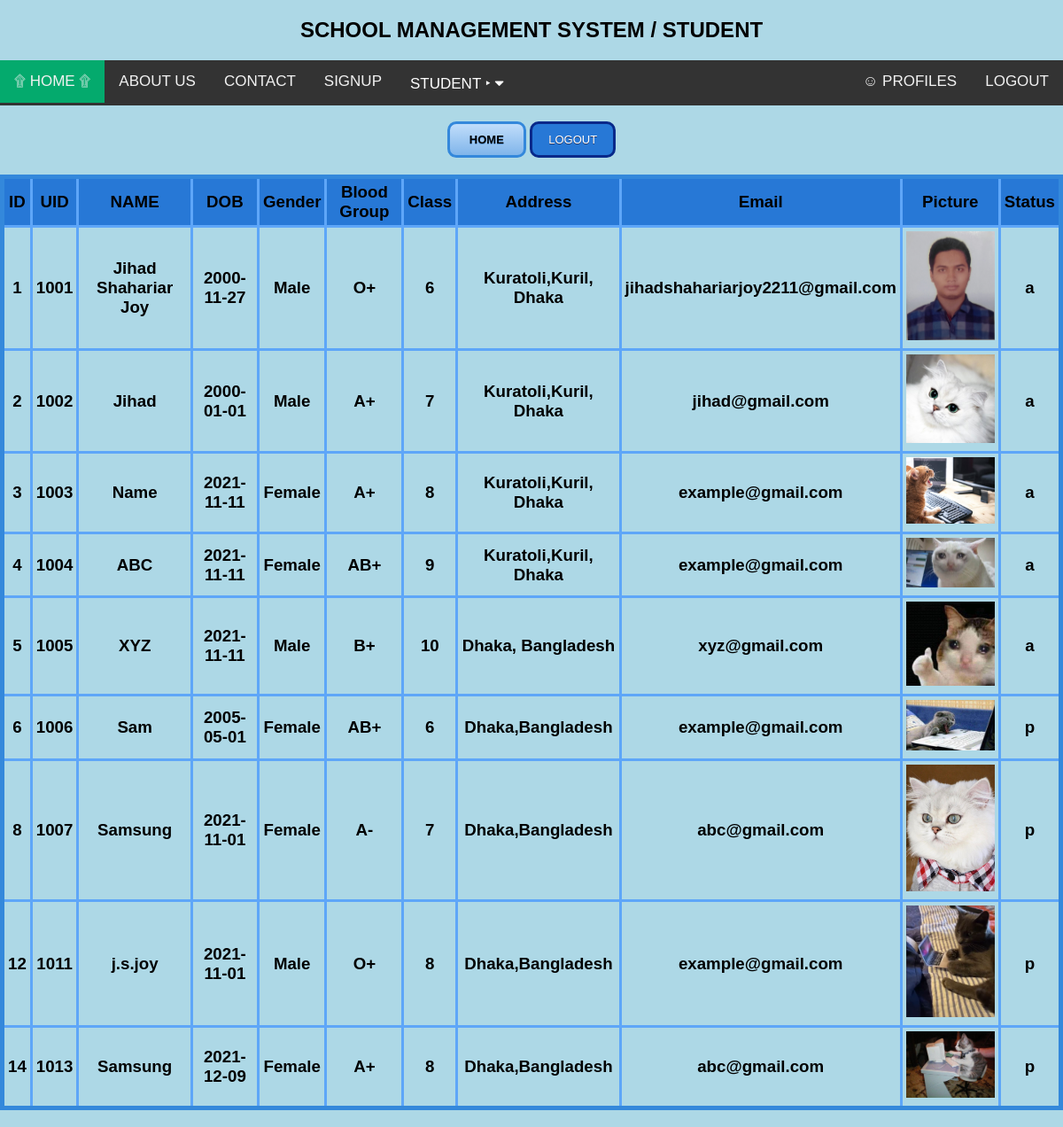
/views/student-list.php (signed in), run on the app's committed database.
### tables this page shows
CREATE TABLE `users` (
  `id` int(10) NOT NULL,
  `uid` varchar(10) NOT NULL,
  `password` varchar(20) NOT NULL,
  `name` varchar(50) NOT NULL,
  `dob` varchar(20) NOT NULL,
  `gender` varchar(10) NOT NULL,
  `bloodgrp` varchar(10) DEFAULT NULL,
  `class` int(10) DEFAULT NULL,
  `address` varchar(100) NOT NULL,
  `email` varchar(50) NOT NULL,
  `picture` text NOT NULL,
  `type` varchar(10) NOT NULL,
  `status` varchar(10) NOT NULL
);

### model/studentsModel.php (called while the page is built, shortened)
<?php
	function getAllStudents(){
		$con = getConnection();
		$sql = "select * from users where type='s'";
		$result = mysqli_query($con, $sql);
		return $result;
	}
?>

### views/student-list.php (the view, shortened to what this page needs)
<?php
   if(isset($_COOKIE['flag'])){
		include('header.php');
		require_once('../model/studentsModel.php');
	$result = getAllStudents();
?>
<!DOCTYPE html>
<html>
<head>
</head>
<body>
	<br>
	<center>
		<a href="home.php" class="lightBlueButton">HOME</a>
		<a href="../controller/logout.php" class="darkBlueButton">LOGOUT</a>
	</center>
		<h3><table border="5" align="center" width="100%" cellspacing="4" cellpadding="4" class="customTable">
		<thead>
		<tr>
			<th height="40px">ID</th>
			<th>UID</th>
			<th>NAME</th>
			<th>DOB</th>
			<th>Gender</th>
			<th>Blood Group</th>
			<th>Class</th>
			<th>Address</th>
			<th>Email</th>
			<th>Picture</th>
			<th>Status</th>
		</tr>
		</thead>
		<?php while($data =mysqli_fetch_assoc($result)){ ?>
				<tbody>
				<tr>
					<td><?=$data['id']?></td>
					<td><?=$data['uid']?></td>
					<td><?=$data['name']?></td>
					<td><?=$data['dob']?></td>
					<td><?=$data['gender']?></td>
					<td><?=$data['bloodgrp']?></td>
					<td><?=$data['class']?></td>
					<td><?=$data['address']?></td>
					<td><?=$data['email']?></td>
					<td><img src="../assets/<?=$data['picture']?>" hight="100px" width="100px"></td>
					<td><?=$data['status']?></td>
				</tr>
				</tbody>
		<?php } ?>
	</table></h3>
</body>
</html>
<?php
}else{
 	header('location: login.html');
 }
?>

### views/header.php (shortened to what this page needs)
<!DOCTYPE html>
<html>
<head>
<link rel="stylesheet" href="https://cdnjs.cloudflare.com/ajax/libs/font-awesome/4.7.0/css/font-awesome.min.css">
</head>
<body>
  <h2><center>SCHOOL MANAGEMENT SYSTEM / STUDENT</center></h2>
<div class="topnav" id="myTopnav">
  <a href="home.php" class="active">۩ HOME ۩</a>
  <a href="about-us.php">ABOUT US</a>
  <a href="contact-us.php">CONTACT</a>
  <a href="signup.php">SIGNUP</a>
  <div class="dropdown">
    <button class="dropbtn">STUDENT ‣
      <i class="fa fa-caret-down"></i>
    </button>
  </div>
  <div class="topnav-right">
  <a href="profiles.php"> ☺ PROFILES </a>
  <a href="../controller/logout.php">LOGOUT</a>
</div>
 </div>
</body>
</html>

### views/header.php (style rules this page uses)
body { margin:0;font-family:Arial }
body { background-color: lightblue; }
.topnav { overflow: hidden; background-color: #333; }
.topnav a { float: left; display: block; color: #f2f2f2; text-align: center; padding: 14px 16px; text-decoration: none; font-size: 17px; }
.active { background-color: #04AA6D; color: white; }
.topnav-right { float: right; }
.dropdown { float: left; overflow: hidden; }
.dropdown .dropbtn { font-size: 17px; border: none; outline: none; color: white; padding: 14px 16px; background-color: inherit; font-family: inherit; margin: 0; }

### views/student-list.php (style rules this page uses)
.lightBlueButton { box-shadow:inset 0px 0px 0px 0px #dcecfb; background:linear-gradient(to bottom, #bddbfa 5%, #80b5ea 100%); background-color:#bddbfa; border-radius:10px; border:3px solid #3488db; display:inline-block; cursor:pointer; color:#ffffff; font-family:Arial; color: black; font-size:13px; font-weight:bold; padding:10px 22px; text-decoration:none; text-shadow:0px 1px 0px #528ecc; }
.darkBlueButton { background-color:#2778d6; border-radius:10px; border:3px solid #08298a; display:inline-block; cursor:pointer; color:#ffffff; font-family:Arial; font-size:13px; padding:10px 18px; text-decoration:none; text-shadow:0px 1px 0px #283966; }
table.customTable { border-collapse: collapse; border-width: 5px; border-color: #3488db; border-style: solid; color: #000000; }
table.customTable td, table.customTable th { border-width: 3px; border-color: #5EA6F8; border-style: solid; text-align: center; }
table.customTable thead { background-color: #2778d6; }

### data on the page
users: id "1", uid "1001", name "Jihad Shahariar Joy", dob "2000-11-27", gender "Male", bloodgrp "O+", class "6", address "Kuratoli,Kuril, Dhaka", email "jihadshahariarjoy2211@gmail.com", picture (picture), status "a"
users: id "2", uid "1002", name "Jihad", dob "2000-01-01", gender "Male", bloodgrp "A+", class "7", address "Kuratoli,Kuril, Dhaka", email "jihad@gmail.com", picture (picture), status "a"
users: id "3", uid "1003", name "Name", dob "2021-11-11", gender "Female", bloodgrp "A+", class "8", address "Kuratoli,Kuril, Dhaka", email "example@gmail.com", picture (picture), status "a"
users: id "4", uid "1004", name "ABC", dob "2021-11-11", gender "Female", bloodgrp "AB+", class "9", address "Kuratoli,Kuril, Dhaka", email "example@gmail.com", picture (picture), status "a"
users: id "5", uid "1005", name "XYZ", dob "2021-11-11", gender "Male", bloodgrp "B+", class "10", address "Dhaka, Bangladesh", email "xyz@gmail.com", picture (picture), status "a"
users: id "6", uid "1006", name "Sam", dob "2005-05-01", gender "Female", bloodgrp "AB+", class "6", address "Dhaka,Bangladesh", email "example@gmail.com", picture (picture), status "p"
users: id "8", uid "1007", name "Samsung", dob "2021-11-01", gender "Female", bloodgrp "A-", class "7", address "Dhaka,Bangladesh", email "abc@gmail.com", picture (picture), status "p"
users: id "12", uid "1011", name "j.s.joy", dob "2021-11-01", gender "Male", bloodgrp "O+", class "8", address "Dhaka,Bangladesh", email "example@gmail.com", picture (picture), status "p"
users: id "14", uid "1013", name "Samsung", dob "2021-12-09", gender "Female", bloodgrp "A+", class "8", address "Dhaka,Bangladesh", email "abc@gmail.com", picture (picture), status "p"
